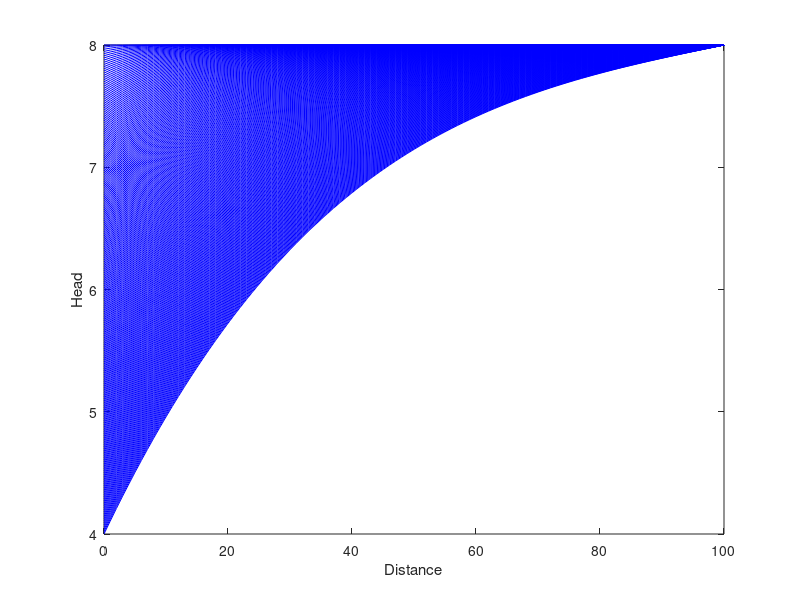
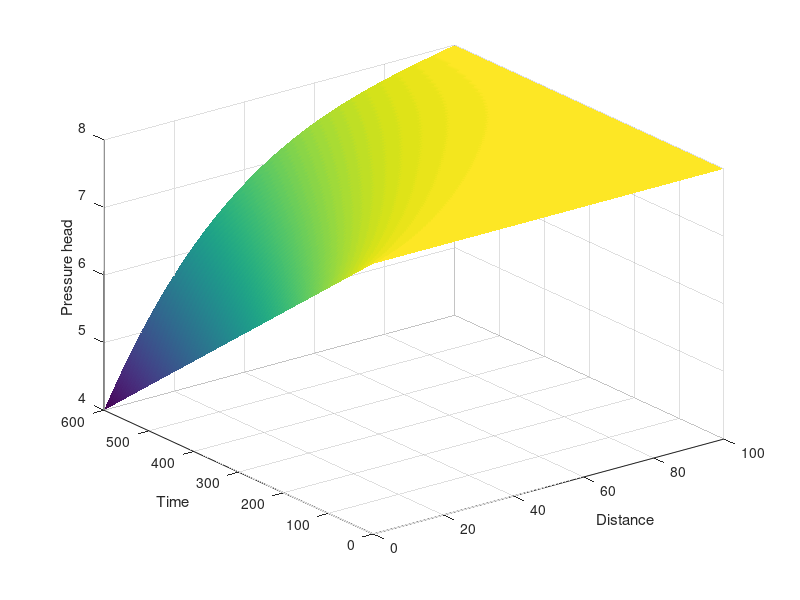

MATLAB code for these plots, in order:
clear all; close all;

ti = 0;   % Initial time
tf = 600; % Final time

K = 3; % Saturated hydraulic conductivity

x = 0:1:100; % Define the spatial node locations
deltax = x(2) - x(1); % Back calculate delta x

alpha = 0.4; % DEFINE the coefficient alpha for stability
deltat = alpha*deltax^2/K; % Back calculate delta t based on alpha, deltax, and K 
t = ti:deltat:tf; % Define the t-vector

Nx = length(x); % Get the length of the x-vector
Nt = length(t); % Get the length of the t-vector

disp(['Number of time steps = ',int2str(Nt)]); % Display the number of time steps to contrast with implicit methods

Delta2 = diag(-2*ones(Nx,1)) + diag(ones(Nx-1,1),1) + diag(ones(Nx-1,1),-1); % Define the second differencing matrix
I = eye(Nx); % Get the Nx-dimensional identity matrix

hi = 8; % The initial pressure head (everywhere)
hf = 4; % The final pressure head (on the left boundary)

h = zeros(Nx,Nt); % Preallocate space for the pressure heads in the simulation

% Specify initial conditions
h0 = hi*ones(Nx,1);
h(:,1) = h0;

% Specify boundary conditions on the left
h_left = hi - (hi - hf)/(t(Nt)-t(1))*t;

% Plot the initial conditions
figure(1);
plot(x,h(:,1),'b-'); hold on;

for i=2:Nt
    
    % Get the initial head at this time step
    hinit     = h(:,i-1);
    
    % Solve for hnext
    hnext = hinit + alpha*Delta2*hinit;
    
    hnext(1) = h_left(i);
    hnext(Nx) = hi;
    
    % Store hnext in the matrix h
    h(:,i) = hnext;
    
    if(mod(i,20)==0) % plot every 20th head distribution
        plot(x,h(:,i),'b-'); hold on;
        xlabel('Distance');
        ylabel('Head');
    end
    
end

% Make a surface plot of the simulated pressure heads
figure(2);
surf(x,t,h'); shading interp;
xlabel('Distance');
ylabel('Time');
zlabel('Pressure head');
